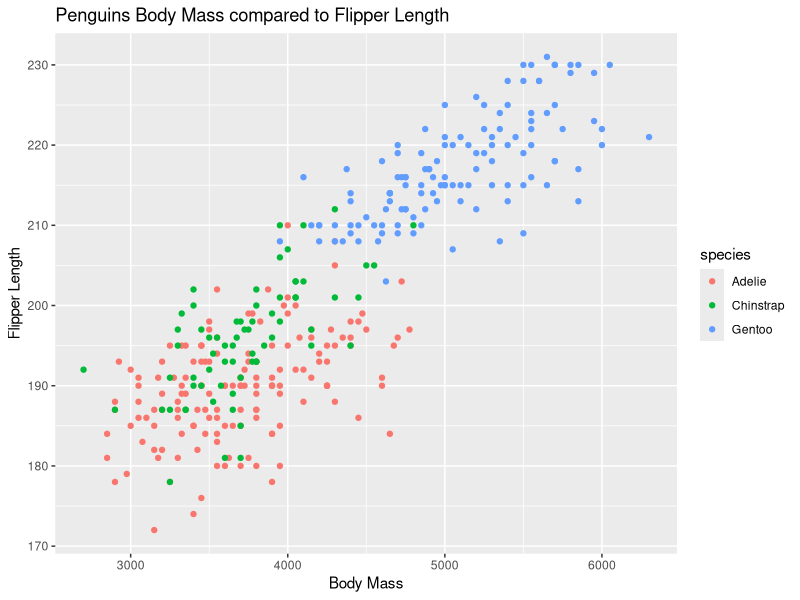

Generate this figure with R:
## ---- chunk 1
library(tidyverse)
library(palmerpenguins)
## ---- chunk 2
penguins |> 
  ggplot(mapping = aes(x = body_mass_g, y = flipper_length_mm, aes(), color = species)) +
   geom_point() +
  labs(title = "Penguins Body Mass compared to Flipper Length", x = "Body Mass", y = "Flipper Length")
